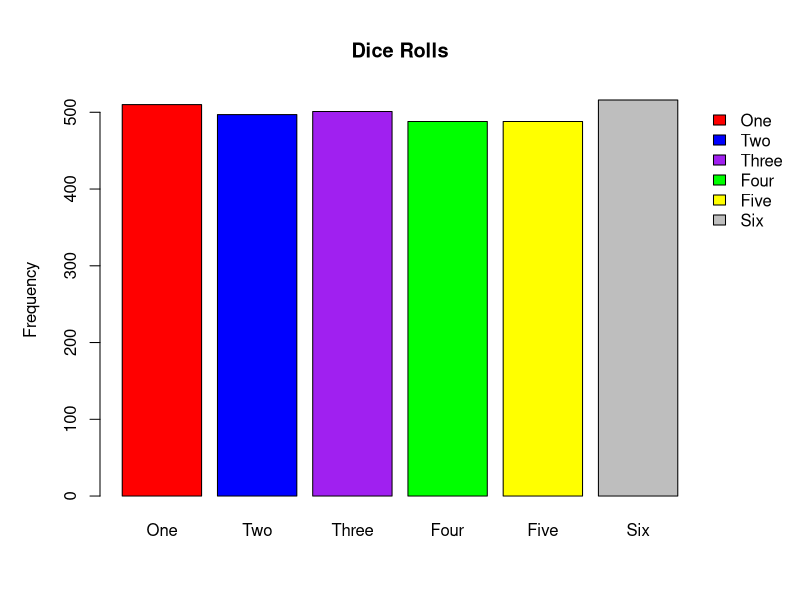
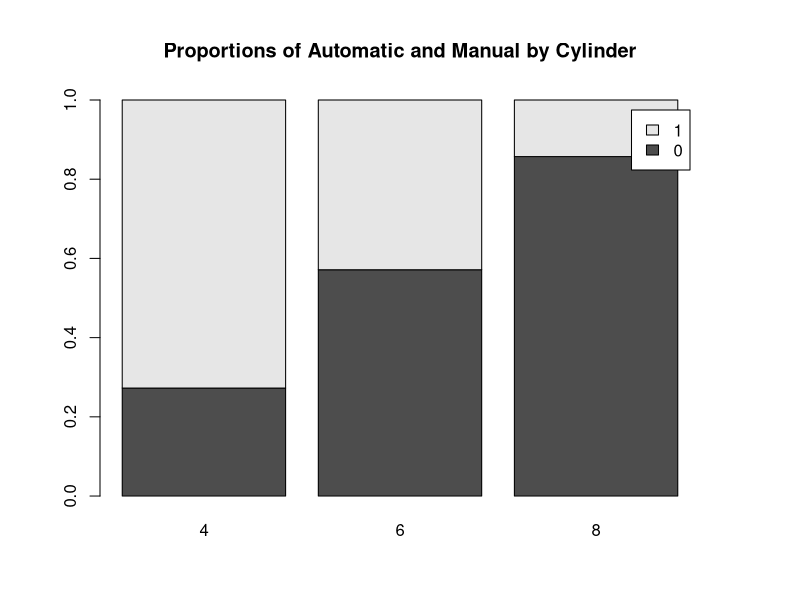

Write the R code that produced these figures, in order.
## ---- chunk 1
knitr::opts_chunk$set(echo = TRUE)
## ---- chunk 2
set.seed(2864)
# a
x <- sample(c(1:100),1000, replace=TRUE)

# b
sum((x %% 10) == 0)

# c
y <- x[c(TRUE,FALSE)]
length(y)
head(y,10)

# d
z <- x[x%%2 == 1]
head(z,10)

## ---- chunk 3
(2 ^ c(1:50)) > (c(1:50) ^ 3)
## ---- chunk 4
# a
dieRolls <- sample(1:6,3000,replace=TRUE)
head(dieRolls,20)

# b
breaks <- c(0,1,2,3,4,5,6)
tags <- c('One','Two','Three', 'Four', 'Five', 'Six')
dieRolls.f <- cut(dieRolls,breaks=breaks,labels=tags)

# c
sum(dieRolls <= 3)/length(dieRolls)
# yes this matches our expectation because we expect around half of the dice rolls
# to be 1,2 or 3 in a fair die

# d
par(mar=c(5,5,5,5))
barplot(table(dieRolls.f), main='Dice Rolls', ylab='Frequency', legend=TRUE,
        args.legend = list(x = "topright", bty = "n", inset=c(-0.15, 0)),
        col=c('red','blue','purple', 'green','yellow','grey'))

## ---- chunk 5
set.seed(2864)
x <- rnorm(1000,1,2)
# we know this has a skew of 0

numerator <- sum((x - mean(x))^3)/length(x)
denominator <- (sum((x - mean(x))^2)^(3/2))/length(x)

numerator/denominator

## ---- chunk 6
# a
names(mtcars)

# b
df <- mtcars[mtcars$am==0 & mtcars$wt > mean(mtcars$wt),c('mpg', 'cyl', 'wt','am')]

table(mtcars$cyl,mtcars$am)
# yes vehicles with more cylinders are more likely to have a manual transmission

#barplot(table(mtcars$am, mtcars$cyl))

barplot(prop.table(table(mtcars$am,mtcars$cyl),margin=2), main='Proportions of Automatic and Manual by Cylinder', legend=TRUE)


## ---- chunk 7

# 1
set.seed(2864)
x <- rnorm(100,0,1)
y <- rnorm(100,0.5,1)

head(abs(x - y),10)
head(sign(x - y),10)

# 2
rank(-abs(x - y))
ri <- rank(-abs(x - y))

# 3
dfWilcox <- data.frame(xi=x,yi=y,Ri=rank(-abs(x - y)))

# 4
abs(sum(apply(dfWilcox, 1, function(x) sign(x['xi'] - x['yi']) * x['Ri'])))

abs(sum(sign(x-y)* ri))


